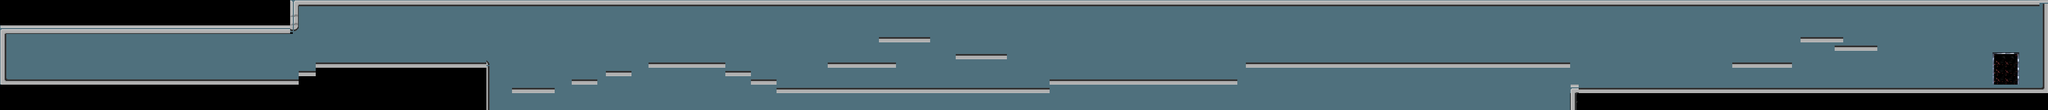

Tiled map render using the project's own tile images. Description and the map definition, with tile-layer contents summarised, below:
An orthogonal 240x13 tile map with 16x16 px tiles, 3 tile layers (background, interiorbackground, graphics) and 44 objects.

<map version="1.10" tiledversion="1.10.2" orientation="orthogonal" renderorder="right-down" width="240" height="13" tilewidth="16" tileheight="16" infinite="0" nextlayerid="8" nextobjectid="54">
 <tileset firstgid="1" source="SciFi indoors tileset/Level1WorldTileSheet.tsx" />
 <layer id="1" name="background" width="240" height="13">
  <data>[3120 cells, 0 non-empty, 0 distinct tile ids]</data>
 </layer>
 <layer id="7" name="interiorbackground" width="240" height="13" opacity="0.5">
  <data>[3120 cells, 2693 non-empty, 1 distinct tile ids]</data>
 </layer>
 <layer id="2" name="graphics" width="240" height="13">
  <data>[3120 cells, 549 non-empty, 22 distinct tile ids]</data>
 </layer>
 <objectgroup id="3" name="ground">
  <object id="5" x="10.6667" y="151.334" width="549" height="7.99997" />
  <object id="8" x="10.6667" y="54" width="532" height="7.99997" />
  <object id="9" x="3.33333" y="62.6667" width="8" height="88" />
  <object id="12" x="560.5" y="134.5" width="32" height="26" />
  <object id="13" x="592" y="118.5" width="325.5" height="25.5" />
  <object id="14" x="543.5" y="-0.5" width="16.5" height="63.5" />
  <object id="15" x="907.818" y="143.636" width="9.45455" height="64.1818" />
  <object id="16" x="960" y="166.25" width="80.25" height="9.5" />
  <object id="17" x="1072" y="150" width="48.25" height="9.75" />
  <object id="18" x="1136" y="134.25" width="48.25" height="9.75" />
  <object id="19" x="1216.33" y="118.333" width="143.667" height="9.33333" />
  <object id="20" x="1360" y="134.333" width="48" height="9.66667" />
  <object id="21" x="1408.33" y="150.333" width="47.6667" height="9.33333" />
  <object id="22" x="1552" y="118.333" width="127.667" height="10" />
  <object id="23" x="1647.67" y="70.3333" width="96.6667" height="10" />
  <object id="24" x="1791.5" y="102" width="96" height="9.5" />
  <object id="25" x="1457" y="166" width="513.5" height="10" />
  <object id="26" x="1968" y="150.5" width="352.5" height="9.5" />
  <object id="27" x="2336" y="118" width="608.667" height="10" />
  <object id="28" x="2944.67" y="166.667" width="16" height="40.6667" />
  <object id="29" x="2961" y="166" width="880" height="11" />
  <object id="30" x="3247.33" y="118" width="113.333" height="10" />
  <object id="31" x="3376.67" y="69.3333" width="80.6667" height="10.6667" />
  <object id="32" x="3440.67" y="86.6667" width="80" height="9.33333" />
  <object id="33" x="3829.33" y="0.333333" width="10.6667" height="164.667" />
  <object id="34" x="3456.67" y="0" width="372.333" height="11.6667" />
  <object id="35" x="560.667" y="0" width="2900" height="12" />
 </objectgroup>
 <objectgroup id="4" name="meta">
  <object id="36" x="3739" y="102.333" width="44" height="61.6667" />
 </objectgroup>
 <objectgroup id="5" name="aliens">
  <object id="37" x="192.667" y="129.333" width="14" height="12.6667" />
  <object id="38" x="419.333" y="129.333" width="12.6667" height="13.3333" />
  <object id="39" x="739.333" y="97.3333" width="10" height="14.6667" />
  <object id="40" x="1276" y="96.6667" width="15.3333" height="14.6667" />
  <object id="41" x="1607.33" y="94" width="13.3333" height="16.6667" />
  <object id="42" x="1834.67" y="80.6667" width="14.6667" height="14.6667" />
  <object id="43" x="1731.33" y="146" width="13.3333" height="14.6667" />
  <object id="44" x="1884" y="142" width="14.6667" height="16.6667" />
  <object id="45" x="2082" y="125.333" width="12" height="18" />
  <object id="46" x="2213.33" y="122" width="12.6667" height="20.6667" />
  <object id="47" x="2430" y="91.3333" width="14.6667" height="22" />
  <object id="48" x="2720" y="90.6667" width="13.3333" height="19.3333" />
  <object id="49" x="2573.33" y="91.3333" width="14.6667" height="20" />
  <object id="50" x="3150" y="141.333" width="19.3333" height="17.3333" />
  <object id="51" x="3295.33" y="92.6667" width="13.3333" height="16" />
  <object id="52" x="3520.67" y="143.333" width="15.3333" height="17.3333" />
 </objectgroup>
</map>
